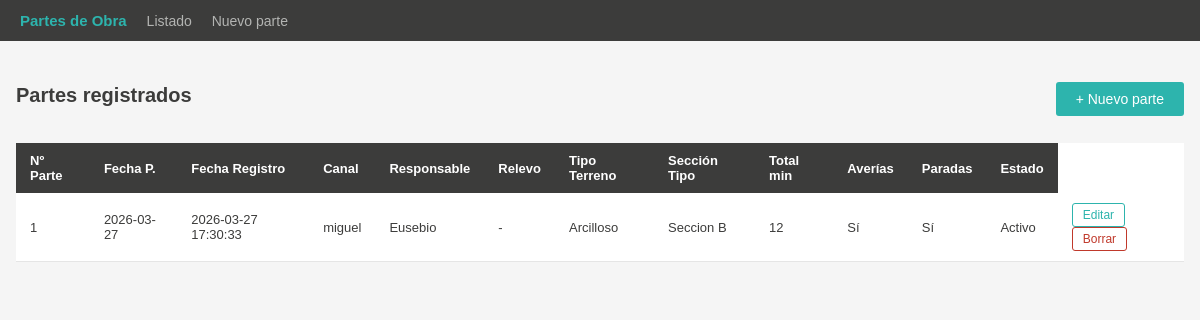
The page / on the database its author committed.
### tables this page shows
CREATE TABLE ParteObra (
        id INTEGER PRIMARY KEY AUTOINCREMENT,
        parte_numero TEXT NOT NULL UNIQUE,
        fecha_parte DATE NOT NULL,
        fecha_registro_utc DATETIME NOT NULL DEFAULT (datetime('now')),
        canal_codigo  TEXT,
        canal_nombre  TEXT,
        responsable_id INTEGER NOT NULL,
        relevo_id INTEGER,
        hora_inicio_relevo TEXT,
        hora_fin_relevo TEXT,
        pk_inicio_km INTEGER,
        pk_inicio_m INTEGER,
        pk_fin_km INTEGER,
        pk_fin_m INTEGER,
        tipo_terreno_id INTEGER,
        seccion_tipo_id INTEGER,
        total_actividades_min INTEGER,
        exceso_justificado INTEGER NOT NULL DEFAULT 0,
        motivo_exceso_id INTEGER,
        justificacion_exceso TEXT,
        hubo_averias INTEGER NOT NULL DEFAULT 0,
        hubo_paradas INTEGER NOT NULL DEFAULT 0,
        observaciones TEXT,
        estado_id INTEGER NOT NULL,

        FOREIGN KEY (responsable_id) REFERENCES Personal(id),
        FOREIGN KEY (relevo_id) REFERENCES Personal(id),
        FOREIGN KEY (tipo_terreno_id) REFERENCES TipoTerreno(id),
        FOREIGN KEY (seccion_tipo_id) REFERENCES SeccionTipo(id),
        FOREIGN KEY (motivo_exceso_id) REFERENCES MotivoExcesoHoras(id),
        FOREIGN KEY (estado_id) REFERENCES EstadoParte(id)
    );

CREATE TABLE Personal (
        id INTEGER PRIMARY KEY AUTOINCREMENT,
        nombre TEXT NOT NULL,
        activo INTEGER NOT NULL DEFAULT 1
    );

CREATE TABLE TipoTerreno (
        id INTEGER PRIMARY KEY AUTOINCREMENT,
        descripcion TEXT NOT NULL
    );

CREATE TABLE SeccionTipo (
        id INTEGER PRIMARY KEY AUTOINCREMENT,
        descripcion TEXT NOT NULL
    );

CREATE TABLE EstadoParte (
        id INTEGER PRIMARY KEY AUTOINCREMENT,
        descripcion TEXT NOT NULL
    );

### src/routes/parte_obra_routes.py (the view)
@parte_bp.route('/')
def index():
    partes = obtener_partes()
    return render_template("index.html", partes=partes)

### src/models/db.py (called while the page is built)
def get_connection():
    conn = sqlite3.connect(DB_PATH)
    conn.row_factory = sqlite3.Row
    return conn

### src/templates/index.html (shortened to what this page needs)
<!DOCTYPE html>
<html lang="es">
<head>
  <link rel="stylesheet" href="{{ url_for('static', filename='styles.css') }}">
</head>
<body>
  <nav>
    <a href="{{ url_for('partes.index') }}" class="logo">Partes de Obra</a>
    <a href="{{ url_for('partes.index') }}">Listado</a>
    <a href="{{ url_for('partes.nuevo_parte') }}">Nuevo parte</a>
  </nav>
  <div class="contenedor">
    <div class="cabecera-pagina">
      <h1>Partes registrados</h1>
      <a href="{{ url_for('partes.nuevo_parte') }}" class="btn-verde">+ Nuevo parte</a>
    </div>
    {% if partes %}
      <table>
        <thead>
          <tr>
            <th>Nº Parte</th>
            <th>Fecha P.</th>
            <th>Fecha Registro</th>
            <th>Canal</th>
            <th>Responsable</th>
            <th>Relevo</th>
            <th>Tipo Terreno</th>
            <th>Sección Tipo</th>
            <th>Total min</th>
            <th>Averías</th>
            <th>Paradas</th>
            <th>Estado</th>
          </tr>
        </thead>
        <tbody>
          {% for p in partes %}
          <tr>
            <td>{{ p["parte_numero"] }}</td>
            <td>{{ p["fecha_parte"] }}</td>
            <td>{{ p["fecha_registro_utc"] }}</td>
            <td>{{ p["canal_nombre"] or "-" }}</td>
            <td>{{ p["responsable"] }}</td>
            <td>{{ p["relevo"] or "-" }}</td>
            <td>{{ p["tipo_terreno"] or "-" }}</td>
            <td>{{ p["seccion_tipo"] or "-" }}</td>
            <td>{{ p["total_actividades_min"] or "—" }}</td>
            <td>{{ "Sí" if p["hubo_averias"] == 1 else "No" }}</td>
            <td>{{ "Sí" if p["hubo_paradas"] == 1 else "No" }}</td>
            <td>{{ p["estado"] }}</td>
            <td>
              <a href="{{ url_for('partes.editar_parte', parte_id=p['id']) }}"
                 class="btn-tabla-editar">Editar</a>
              <form method="POST"
                    action="{{ url_for('partes.borrar_parte_route', parte_id=p['id']) }}"
                    style="display:inline;"
                    onsubmit="return confirm('¿Seguro que quieres borrar este parte?')">
                <button type="submit" class="btn-tabla-borrar">Borrar</button>
              </form>
            </td>
          </tr>
          {% endfor %}
        </tbody>
      </table>
    {% else %}
      <div class="sin-datos">No hay partes registrados todavía.</div>
    {% endif %}
  </div>
</body>
</html>

### src/static/styles.css (style rules this page uses)
body { font-family: Arial, sans-serif; font-size: 14px; background-color: #f5f5f5; color: #3C3C3B; margin: 0; padding: 0; }
nav { background-color: #3C3C3B; padding: 12px 20px; }
nav a { color: #B3B4B2; text-decoration: none; margin-right: 16px; font-size: 14px; }
nav .logo { color: #2DB4AD; font-weight: bold; font-size: 15px; }
.contenedor { max-width: 1300px; margin: 30px auto; padding: 0 16px; }
h1 { font-size: 20px; color: #3C3C3B; margin-bottom: 20px; }
.btn-verde { background-color: #2DB4AD; color: white; border: none; padding: 9px 20px; font-size: 14px; border-radius: 3px; cursor: pointer; text-decoration: none; display: inline-block; }
table { width: 100%; border-collapse: collapse; background-color: white; }
th { background-color: #3C3C3B; color: white; text-align: left; padding: 10px 14px; font-size: 13px; }
td { padding: 10px 14px; border-bottom: 1px solid #e5e5e5; font-size: 13px; }
.btn-tabla-editar { color: #2DB4AD; border: 1px solid #2DB4AD; background: white; padding: 4px 10px; border-radius: 3px; font-size: 12px; text-decoration: none; display: inline-block; }
.btn-tabla-borrar { color: #c0392b; border: 1px solid #c0392b; background: white; padding: 4px 10px; border-radius: 3px; font-size: 12px; cursor: pointer; }
.cabecera-pagina { display: flex; justify-content: space-between; align-items: center; margin-bottom: 16px; }

### rows shown on the page
ParteObra: parte_numero "1", fecha_parte "2026-03-27", fecha_registro_utc "2026-03-27 17:30:33", canal_nombre "miguel", responsable "Eusebio", p "-", descripcion "Arcilloso", descripcion "Seccion B", total_actividades_min "12", hubo_averias "Sí", hubo_paradas "Sí", estado "Activo"
